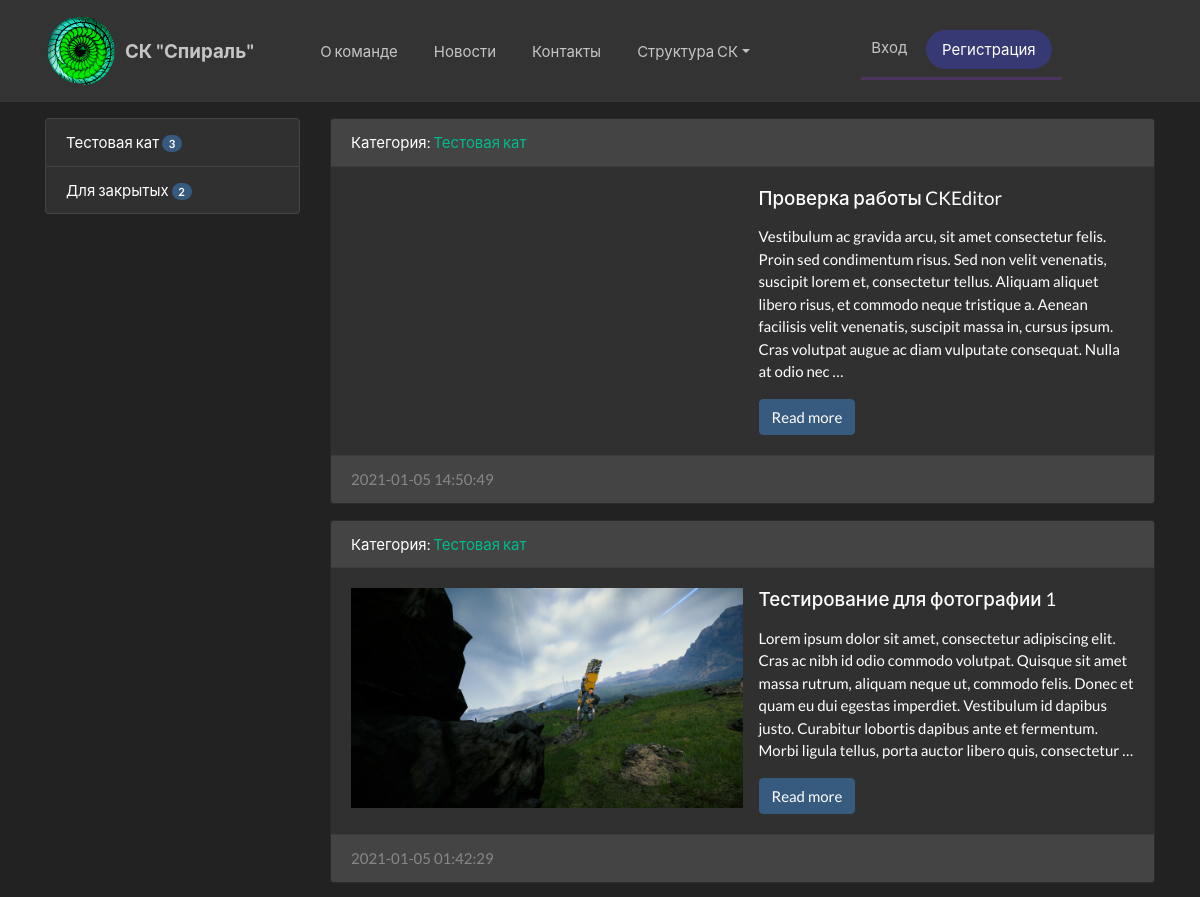
The page /category/1/ (upper part) on the database as committed earlier.
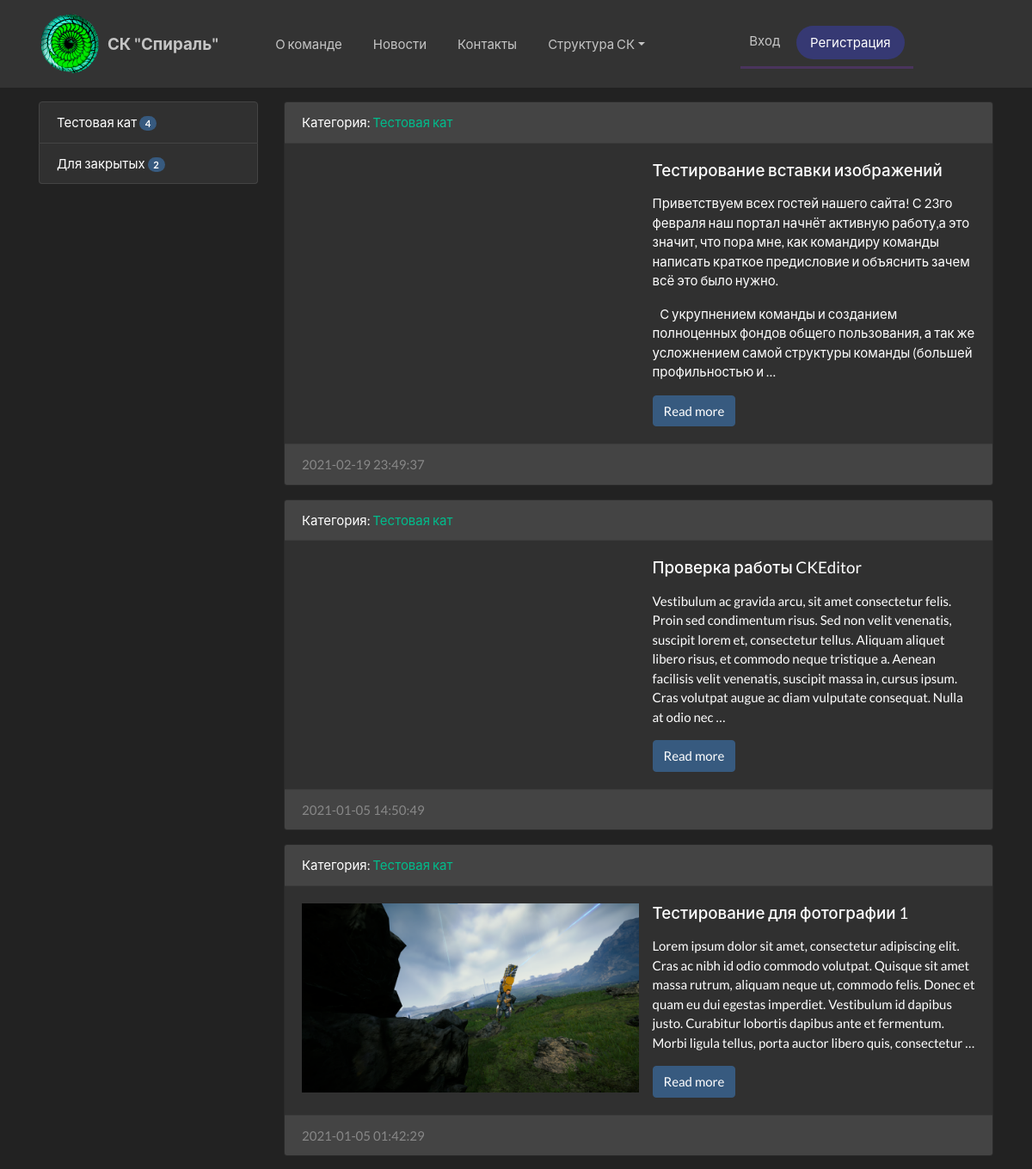
The same page on the database as committed later.
### news/models.py (models this page shows, shortened)
class Category(models.Model):
    title = models.CharField(max_length=150, db_index=True, verbose_name='Наименование категории')
    def __str__(self):
        return self.title
    def get_absolute_url(self):
        return reverse('category', kwargs={'category_id': self.pk})
    class Meta:
        verbose_name = 'Категория'
        verbose_name_plural = 'Категории'
        ordering = ['title']

class News(models.Model):
    title = models.CharField(max_length=150, verbose_name='Наименование')
    content = models.TextField(blank=True, verbose_name='Контент')
    created_at = models.DateTimeField(auto_now_add=True, verbose_name='Добавлено')
    updated_at = models.DateTimeField(auto_now=True, verbose_name='Обновлено')
    photo = models.ImageField(upload_to='news_media/%Y/%m/%d/', verbose_name='Фото', blank=True)
    is_published = models.BooleanField(default=True, verbose_name='Опубликовано')
    is_public = models.BooleanField(default=True, verbose_name='Общий доступ')
    category = models.ForeignKey('Category', on_delete=models.PROTECT, verbose_name='Категория')
    views = models.IntegerField(default=0)
    def get_absolute_url(self):
        return reverse('view_news', kwargs={'pk': self.pk})
    class Meta:
        verbose_name = 'Новость'
        verbose_name_plural = 'Новости'
        ordering = ['-created_at']

### news/views.py (the view)
# urls.py: path('category/<int:category_id>/', NewsByCategory.as_view(), name='category'),
class NewsByCategory(ListView):
    model = News
    template_name = 'news/home_news_list.html'
    context_object_name = 'news'
    allow_empty = False
    paginate_by = 5
    def get_context_data(self, *, object_list=None, **kwargs):
        context = super().get_context_data(**kwargs)
        context['title'] = Category.objects.get(pk=self.kwargs['category_id'])
        return context
    def get_queryset(self):
        if self.request.user.is_authenticated:
            return News.objects.filter(category_id=self.kwargs['category_id'], is_published=True).select_related('category')
        else:
            return News.objects.filter(category_id=self.kwargs['category_id'], is_published=True, is_public=True).select_related('category')

### news/templatetags/news_tags.py (called while the page is built)
@register.inclusion_tag('news/list_categories.html')
def show_categories(arg1='Hello', arg2='world'):
    categories = Category.objects.annotate(cnt=Count('news', filter=F("news__is_published"))).filter(cnt__gt=0)
    return {'categories': categories, 'arg1': arg1, 'arg2': arg2}

### news/templates/news/home_news_list.html (shortened to what this page needs)
{% extends 'news_base.html' %}
{% block sidebar %}
    {% include 'inc/_news_sidebar.html' %}
{% endblock %}
{% block content %}
    {% for item in news %}
        <div class="card mb-3">
            <div class="card-header">
                Категория: <a href="{{ item.category.get_absolute_url }}"> {{ item.category.title }}</a>
            </div>
            <div class="card-body">
                <div class="media">
                    {% if item.photo %}
                        <img src="{{ item.photo.url }}" alt="" width="50%" class="mr-3 d-none d-md-block">
                    {% else %}
                        <img src="https://picsum.photos/350/235/?blur=2" width="50%" alt="" class="mr-3 d-none d-md-block">
                    {% endif %}
                    <div class="media-body">
                        <h5 class="card-title"> {{ item.title }}</h5>
                        {% autoescape off %}
                        <p class="card-text">{{ item.content | linebreaks | truncatewords:50 }}</p>
                        {% endautoescape %}
                        <a href="{{ item.get_absolute_url }}" class="btn btn-primary">Read more</a>
                    </div>
                </div>
            </div>
            <div class="card-footer text-muted">
                {{ item.created_at | date:"Y-m-d H:i:s" }}
            </div>
        </div>
    {% empty %}
        <h3>Извините, статей ещё не завезли :c </h3>
    {% endfor %}
{% endblock %}

### news/templates/news/list_categories.html
{% load news_tags %}
<div class="list-group pb-3">
    {% for cat in categories %}
        <a href="{{ cat.get_absolute_url }}" class="list-group-item list-group-item-action">{{ cat.title }}
               <span class="badge badge-primary badge-pill">{{ cat.cnt }}</span>
        </a>
    {% endfor %}
</div>

Rows that differ between the two databases and show on the page:
computed for Category "Тестовая кат": cnt "3" → "4"
added News: category "Тестовая кат", title "Тестирование вставки изображений", content "Приветствуем всех гостей нашего сайта! С 23го февраля наш портал начнёт активную работу,а это значит, что пора мне, как командиру команды написать краткое предисловие и объяснить зачем всё это было нужно. С укрупнением команды и созданием полноценных фондов общего пользования, а так же усложнением самой структуры команды (большей профильностью и …", created_at "2021-02-19 23:49:37"
